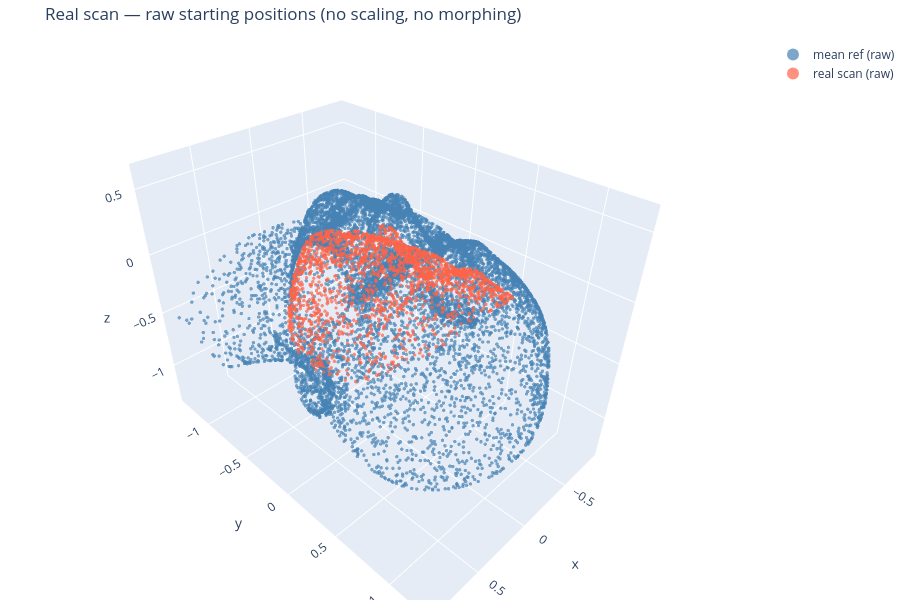
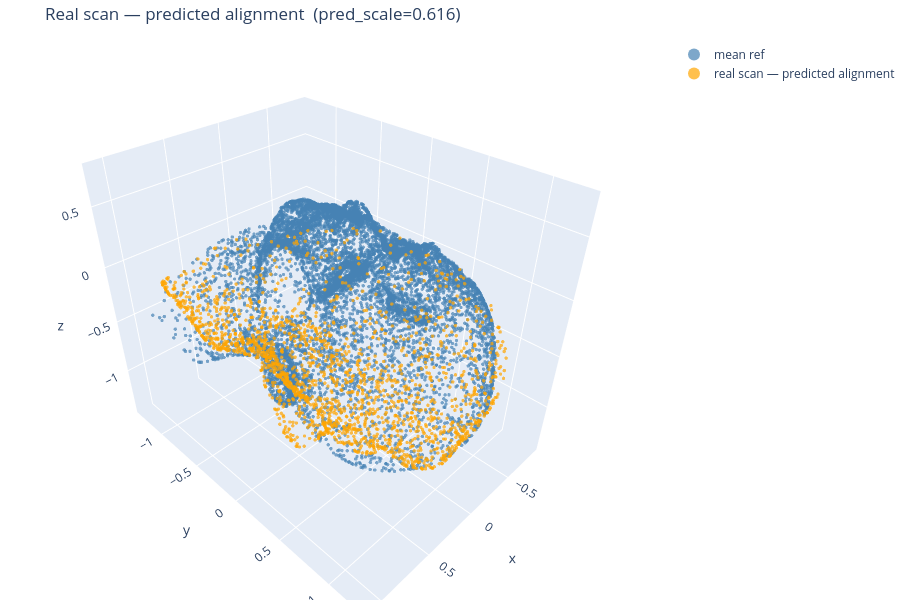

Notebook code cell kept with these figures, in order:
### Code cell
# ── Registration visualization ─────────────────────────────────────────────────
ref_pts_r     = out_real['ref_points'].cpu().numpy()
src_pts_r     = out_real['src_points'].cpu().numpy()  # already scaled by pred_scale
src_aligned_r = apply_transform(out_real['src_points'], est_tf_real).cpu().numpy()

# Raw starting positions — no scaling, no morphing
show_reg(
    [pcd_trace(mean_ref_np,              'steelblue', 'mean ref (raw)'),
     pcd_trace(src_real_pts.cpu().numpy(), 'tomato',  'real scan (raw)')],
    f'Real scan — raw starting positions (no scaling, no morphing)',
)

show_reg(
    [pcd_trace(ref_pts_r,     'steelblue', 'mean ref'),
     pcd_trace(src_aligned_r, 'orange',    f'real scan — predicted alignment')],
    f'Real scan — predicted alignment  (pred_scale={pred_scale_real:.3f})',
)

### Figure 1 — Plotly figure (JSON) as saved in the notebook; plotly's stock layout.template omitted (floating-point values rounded to 4 significant figures; data arrays with more than 128 entries replaced by an {"elided": "..."} marker saying what was removed)
{"data": [{"marker": {"color": "steelblue", "opacity": 0.7, "size": 2}, "mode": "markers", "name": "mean ref (raw)", "type": "scatter3d", "x": {"elided": "10788 float values"}, "y": {"elided": "10788 float values"}, "z": {"elided": "10788 float values"}}, {"marker": {"color": "tomato", "opacity": 0.7, "size": 2}, "mode": "markers", "name": "real scan (raw)", "type": "scatter3d", "x": {"elided": "2000 float values"}, "y": {"elided": "2000 float values"}, "z": {"elided": "2000 float values"}}], "layout": {"height": 600, "legend": {"itemsizing": "constant"}, "margin": {"b": 0, "l": 0, "r": 0, "t": 40}, "scene": {"aspectmode": "data"}, "title": {"text": "Real scan — raw starting positions (no scaling, no morphing)"}}}

### Figure 2 — Plotly figure (JSON) as saved in the notebook; plotly's stock layout.template omitted (floating-point values rounded to 4 significant figures; data arrays with more than 128 entries replaced by an {"elided": "..."} marker saying what was removed)
{"data": [{"marker": {"color": "steelblue", "opacity": 0.7, "size": 2}, "mode": "markers", "name": "mean ref", "type": "scatter3d", "x": {"elided": "10788 float values"}, "y": {"elided": "10788 float values"}, "z": {"elided": "10788 float values"}}, {"marker": {"color": "orange", "opacity": 0.7, "size": 2}, "mode": "markers", "name": "real scan — predicted alignment", "type": "scatter3d", "x": {"elided": "2000 float values"}, "y": {"elided": "2000 float values"}, "z": {"elided": "2000 float values"}}], "layout": {"height": 600, "legend": {"itemsizing": "constant"}, "margin": {"b": 0, "l": 0, "r": 0, "t": 40}, "scene": {"aspectmode": "data"}, "title": {"text": "Real scan — predicted alignment  (pred_scale=0.616)"}}}
